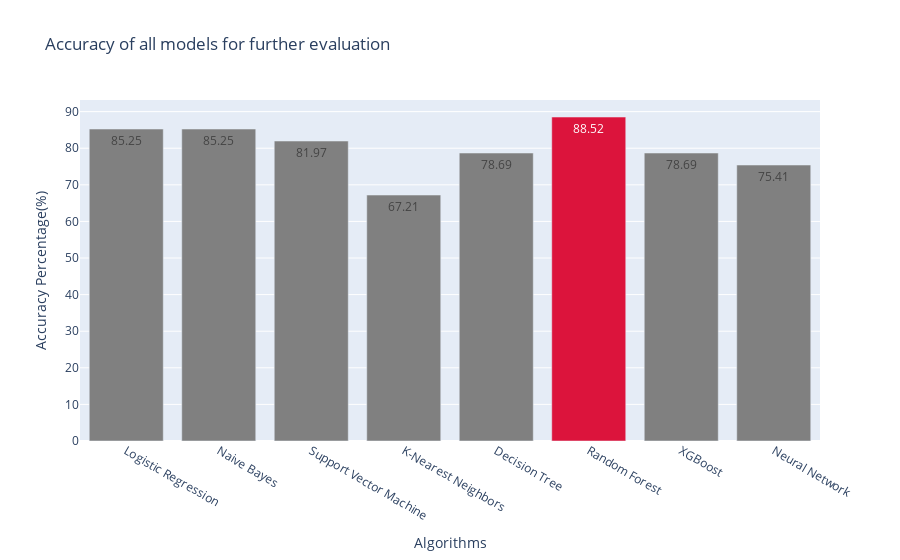

The code cell stored with this chart in its notebook:
### Code cell
import plotly.graph_objects as go
from plotly.subplots import make_subplots
import plotly.express as px

colors = ['gray',] * 8
colors[5] = 'crimson'
text=scores


fig = make_subplots(rows=1, cols=1)

fig.add_trace(go.Bar(x=algorithms, y=scores,text=scores,marker_color=colors), 
                     1, 1)

fig.update_layout(
    title='Accuracy of all models for further evaluation',
    xaxis_title="Algorithms",
    yaxis_title="Accuracy Percentage(%)")
    


#fig.update_traces(texttemplate=text+" %", textposition='outside')
fig.write_image("model_accuracy.png")
fig.show()

### Figure 1 — Plotly figure (JSON) as saved in the notebook; plotly's stock layout.template omitted (floating-point values rounded to 4 significant figures)
{"data": [{"marker": {"color": ["gray", "gray", "gray", "gray", "gray", "crimson", "gray", "gray"]}, "text": ["85.25", "85.25", "81.97", "67.21", "78.69", "88.52", "78.69", "75.41"], "type": "bar", "x": ["Logistic Regression", "Naive Bayes", "Support Vector Machine", "K-Nearest Neighbors", "Decision Tree", "Random Forest", "XGBoost", "Neural Network"], "xaxis": "x", "y": [85.25, 85.25, 81.97, 67.21, 78.69, 88.52, 78.69, 75.41], "yaxis": "y"}], "layout": {"title": {"text": "Accuracy of all models for further evaluation"}, "xaxis": {"anchor": "y", "domain": [0, 1], "title": {"text": "Algorithms"}}, "yaxis": {"anchor": "x", "domain": [0, 1], "title": {"text": "Accuracy Percentage(%)"}}}}
